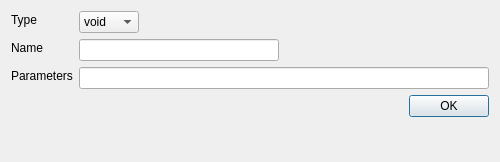
<?xml version="1.0" encoding="UTF-8"?>
<ui version="4.0">
 <class>FunctionDialog</class>
 <widget class="QDialog" name="FunctionDialog">
  <property name="geometry">
   <rect>
    <x>0</x>
    <y>0</y>
    <width>500</width>
    <height>162</height>
   </rect>
  </property>
  <property name="minimumSize">
   <size>
    <width>470</width>
    <height>150</height>
   </size>
  </property>
  <property name="maximumSize">
   <size>
    <width>16777215</width>
    <height>162</height>
   </size>
  </property>
  <property name="windowTitle">
   <string>Function Definition</string>
  </property>
  <layout class="QFormLayout" name="formLayout">
   <property name="fieldGrowthPolicy">
    <enum>QFormLayout::AllNonFixedFieldsGrow</enum>
   </property>
   <item row="0" column="0">
    <widget class="QLabel" name="labelType">
     <property name="maximumSize">
      <size>
       <width>60</width>
       <height>17</height>
      </size>
     </property>
     <property name="text">
      <string>Type</string>
     </property>
    </widget>
   </item>
   <item row="0" column="1">
    <widget class="QComboBox" name="typeComboBox">
     <property name="sizePolicy">
      <sizepolicy hsizetype="Minimum" vsizetype="Minimum">
       <horstretch>0</horstretch>
       <verstretch>0</verstretch>
      </sizepolicy>
     </property>
     <property name="maximumSize">
      <size>
       <width>60</width>
       <height>16777215</height>
      </size>
     </property>
     <property name="baseSize">
      <size>
       <width>0</width>
       <height>0</height>
      </size>
     </property>
     <property name="locale">
      <locale language="English" country="UnitedStates"/>
     </property>
     <item>
      <property name="text">
       <string>void</string>
      </property>
     </item>
     <item>
      <property name="text">
       <string>int</string>
      </property>
     </item>
     <item>
      <property name="text">
       <string>float</string>
      </property>
     </item>
     <item>
      <property name="text">
       <string>main</string>
      </property>
     </item>
    </widget>
   </item>
   <item row="1" column="0">
    <widget class="QLabel" name="labelFunction">
     <property name="sizePolicy">
      <sizepolicy hsizetype="Minimum" vsizetype="Minimum">
       <horstretch>0</horstretch>
       <verstretch>0</verstretch>
      </sizepolicy>
     </property>
     <property name="maximumSize">
      <size>
       <width>50</width>
       <height>17</height>
      </size>
     </property>
     <property name="text">
      <string>Name</string>
     </property>
    </widget>
   </item>
   <item row="4" column="0">
    <widget class="QLabel" name="labelParameters">
     <property name="maximumSize">
      <size>
       <width>16777215</width>
       <height>17</height>
      </size>
     </property>
     <property name="text">
      <string>Parameters</string>
     </property>
    </widget>
   </item>
   <item row="6" column="1">
    <widget class="QDialogButtonBox" name="buttonBox">
     <property name="orientation">
      <enum>Qt::Horizontal</enum>
     </property>
     <property name="standardButtons">
      <set>QDialogButtonBox::Ok</set>
     </property>
    </widget>
   </item>
   <item row="1" column="1">
    <widget class="QLineEdit" name="functionName">
     <property name="minimumSize">
      <size>
       <width>200</width>
       <height>0</height>
      </size>
     </property>
     <property name="maximumSize">
      <size>
       <width>200</width>
       <height>16777215</height>
      </size>
     </property>
     <property name="locale">
      <locale language="English" country="UnitedStates"/>
     </property>
    </widget>
   </item>
   <item row="4" column="1">
    <widget class="QLineEdit" name="functionParameters">
     <property name="minimumSize">
      <size>
       <width>120</width>
       <height>0</height>
      </size>
     </property>
    </widget>
   </item>
  </layout>
 </widget>
 <resources/>
 <connections>
  <connection>
   <sender>buttonBox</sender>
   <signal>accepted()</signal>
   <receiver>FunctionDialog</receiver>
   <slot>accept()</slot>
   <hints>
    <hint type="sourcelabel">
     <x>248</x>
     <y>254</y>
    </hint>
    <hint type="destinationlabel">
     <x>157</x>
     <y>274</y>
    </hint>
   </hints>
  </connection>
  <connection>
   <sender>buttonBox</sender>
   <signal>rejected()</signal>
   <receiver>FunctionDialog</receiver>
   <slot>reject()</slot>
   <hints>
    <hint type="sourcelabel">
     <x>316</x>
     <y>260</y>
    </hint>
    <hint type="destinationlabel">
     <x>286</x>
     <y>274</y>
    </hint>
   </hints>
  </connection>
 </connections>
</ui>
